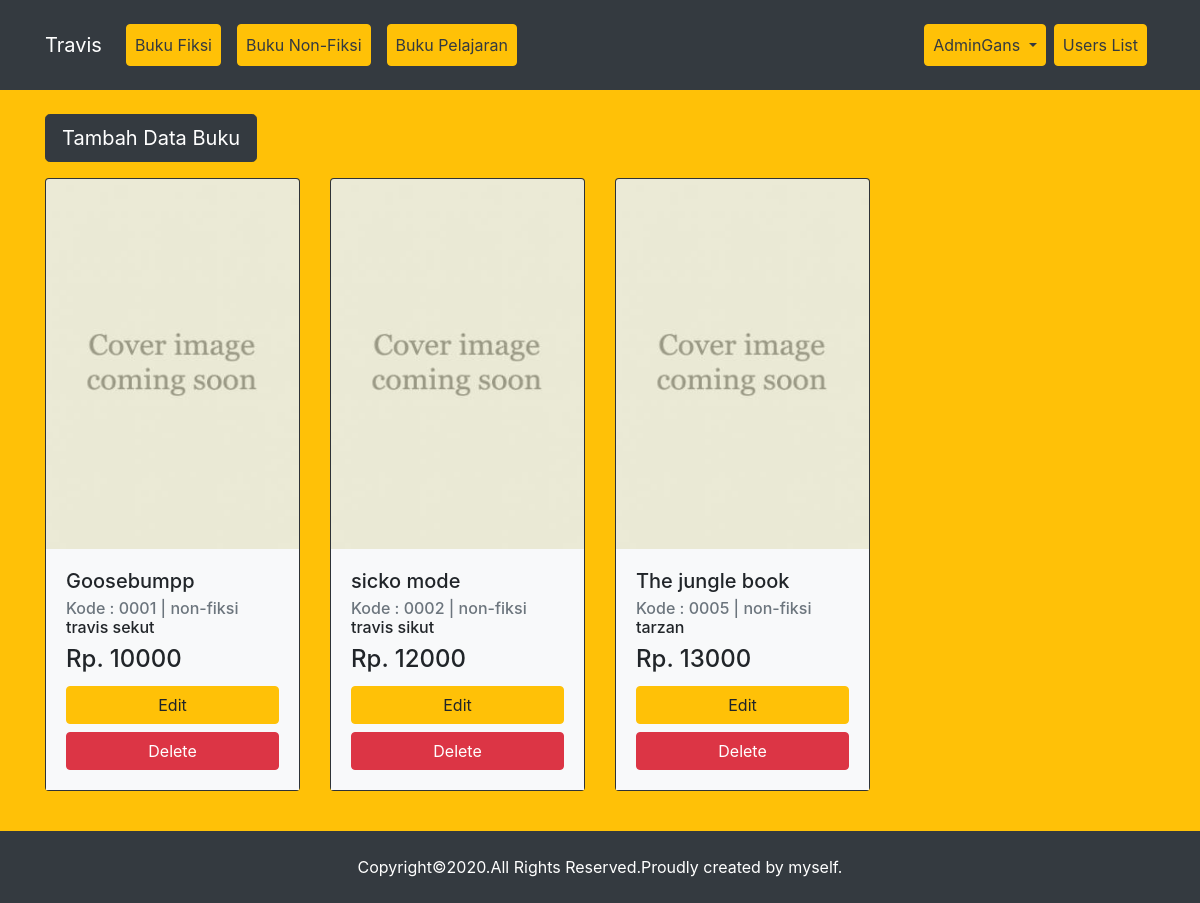
/non-fiksi.php (signed in), run on the app's committed database.
### tables this page shows
CREATE TABLE `users` (
  `id` int(11) NOT NULL,
  `name` varchar(255) NOT NULL,
  `password` varchar(255) NOT NULL,
  `alamat` varchar(255) NOT NULL,
  `number` varchar(15) NOT NULL,
  `image` varchar(255) NOT NULL DEFAULT 'default.jpg',
  `role` int(1) NOT NULL DEFAULT 2
);

CREATE TABLE `books` (
  `id` int(11) NOT NULL,
  `kode` varchar(12) NOT NULL,
  `judul` varchar(255) NOT NULL,
  `pengarang` varchar(255) NOT NULL,
  `penerbit` varchar(255) NOT NULL,
  `tipe` varchar(255) NOT NULL,
  `harga` int(20) NOT NULL,
  `gambar` varchar(255) NOT NULL
);

### function.php (called while the page is built, shortened)
<?php
$host = 'localhost';
$user_db = 'root';
$pass_db = '';
$db = 'juna';
$con = mysqli_connect($host,$user_db,$pass_db,$db);
function query($query){
    global $con;
    $rows = [];
    $hasil = mysqli_query($con, $query);
    while ($row = mysqli_fetch_assoc($hasil)) {
        $rows[] = $row;
    };
    return $rows;
}
?>

### non-fiksi.php (the view, shortened to what this page needs)
<?php include('function.php');
include('templates/lil-function.php');
$hasil = query("SELECT * FROM books WHERE tipe='non-fiksi'");
include('templates/header.php');
?>
    <section class="bg-warning">
        <div class="container py-4">
            <?php if (isset($tambah)) {
                echo $tambah;
            } ?>
            <?php
                $numOfCols = 4;
                $bootstrapColWidth = 12 / $numOfCols;
             ?>
            <div class="row">
                <?php $i = 1;
            foreach ($hasil as $h){
            ?>
                <div class="mb-3 col-sm-<?= $bootstrapColWidth ?>">
                    <div class="card bg-dark">
                        <img src="assets/img/books/<?= $h['gambar']; ?>" class="card-img-top w-w-auto" alt="...">
                        <div class="card-body bg-light">
                            <h5 class="card-title"><?= $h['judul']; ?></h5>
                            <h6 class="card-subtitle text-muted">Kode : <?= $h['kode'] .' | '. $h['tipe'] ?></h6>
                            <h6 class="card-text mb-2"><?= $h['pengarang'] ?></h6>
                            <h4 class="card-title">Rp. <?= $h['harga'] ?></h4>
                             <?php if (isset($admin)) : ?>
                            <div class="text-center">
                                <a href="edit.php?id=<?= $h['id']; ?>" class="btn btn-warning w-100 mb-2">Edit</a>
                                <a href="?id=<?= $h['id']; ?>" class="del btn btn-danger w-100">Delete</a>
                            </div>
                            <?php elseif (isset($user)) : ?>
                                <a href="?id_buku=<?= $h['id'] ?>" class="btn btn-dark w-100">Beli</a>
                            <?php endif ?>
                        </div>
                    </div>
                </div>
                <?php
                }
            ?>
            </div>
        </div>
    </section>
<?php
include('templates/footer.php');
?>

### templates/header.php (shortened to what this page needs)
<!DOCTYPE html>
<html lang="en">
<head>
    <link rel="stylesheet" href="assets/css/style.css">
    <link rel="stylesheet" href="https://stackpath.bootstrapcdn.com/bootstrap/4.5.2/css/bootstrap.min.css"
 />
</head>
<body>
    <nav class="navbar navbar-expand-lg navbar-dark bg-dark py-4">
        <div class="container">
            <a class="navbar-brand" href="#">Travis</a>
            <div class="collapse navbar-collapse" id="navbarNav">
                <ul class="navbar-nav mr-auto">
                    <li class="nav-item px-2">
                        <a class="nav-link btn btn-warning text-dark" href="index.php">Buku Fiksi</a>
                    </li>
                    <li class="nav-item px-2">
                        <a class="nav-link btn btn-warning text-dark" href="non-fiksi.php">Buku Non-Fiksi</a>
                    </li>
                    <li class="nav-item px-2">
                        <a class="nav-link btn btn-warning text-dark" href="pelajaran.php">Buku Pelajaran</a>
                    </li>
                </ul>
                <ul class="navbar-nav ml-auto">
                    <?php if (isset($_SESSION['data'])) : ?>
                    <li class="nav-item dropdown">
                        <a class="nav-link dropdown-toggle btn btn-warning text-dark" href="#" id="navbarDropdown"
                            role="button" data-toggle="dropdown" aria-haspopup="true" aria-expanded="false">
                            <?= $row['name'] ?>
                        </a>
                    </li>
                    <?php endif ?>
                    <?= $button; ?>
                </ul>
            </div>
        </div>
    </nav>

### assets/css/style.css (style rules this page uses)
section { min-height: 84vh !important; }
.card-img-top { width: 252px; height: 370px; }

### data on the page
users: name "AdminGans"
books: gambar (placeholder picture), judul "Goosebumpp", kode "0001", tipe "non-fiksi", pengarang "travis sekut", harga "10000"
books: gambar (placeholder picture), judul "sicko mode", kode "0002", tipe "non-fiksi", pengarang "travis sikut", harga "12000"
books: gambar (placeholder picture), judul "The jungle book", kode "0005", tipe "non-fiksi", pengarang "tarzan", harga "13000"
